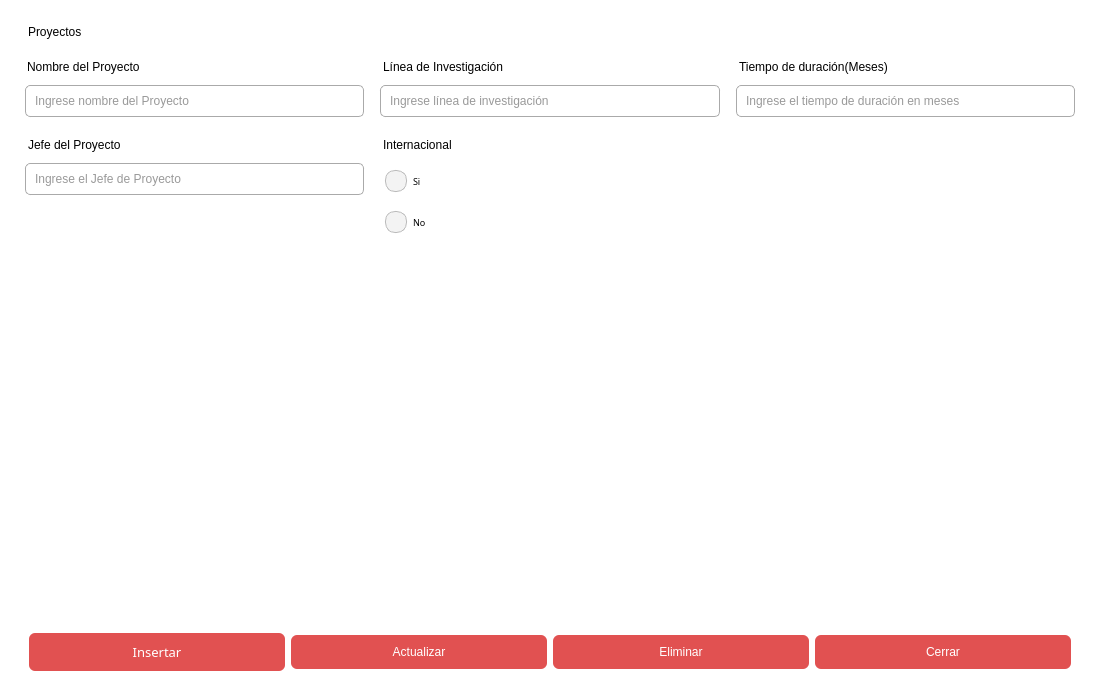
<?xml version="1.0" encoding="UTF-8"?>
<ui version="4.0">
 <class>Dialog</class>
 <widget class="QDialog" name="Dialog">
  <property name="geometry">
   <rect>
    <x>0</x>
    <y>0</y>
    <width>1100</width>
    <height>700</height>
   </rect>
  </property>
  <property name="minimumSize">
   <size>
    <width>1100</width>
    <height>700</height>
   </size>
  </property>
  <property name="windowTitle">
   <string>Gestionar Proyectos</string>
  </property>
  <property name="windowIcon">
   <iconset>
    <normaloff>../imgs/logo1.png</normaloff>../imgs/logo1.png</iconset>
  </property>
  <property name="styleSheet">
   <string notr="true">background-color:white;</string>
  </property>
  <layout class="QGridLayout" name="gridLayout_2">
   <item row="0" column="0">
    <widget class="QFrame" name="frame_2">
     <property name="minimumSize">
      <size>
       <width>1000</width>
       <height>500</height>
      </size>
     </property>
     <property name="styleSheet">
      <string notr="true">border-radius:6px;
background-color:white;</string>
     </property>
     <property name="frameShape">
      <enum>QFrame::StyledPanel</enum>
     </property>
     <property name="frameShadow">
      <enum>QFrame::Raised</enum>
     </property>
     <layout class="QGridLayout" name="gridLayout">
      <item row="7" column="0" colspan="3">
       <widget class="QFrame" name="frame">
        <property name="frameShape">
         <enum>QFrame::StyledPanel</enum>
        </property>
        <property name="frameShadow">
         <enum>QFrame::Raised</enum>
        </property>
        <layout class="QHBoxLayout" name="horizontalLayout">
         <item>
          <widget class="QPushButton" name="btn_insertar">
           <property name="font">
            <font>
             <family>Bahnschrift Light SemiCondensed</family>
             <pointsize>10</pointsize>
             <weight>50</weight>
             <italic>false</italic>
             <bold>false</bold>
            </font>
           </property>
           <property name="styleSheet">
            <string notr="true">QPushButton{
  width: 100%;
  padding: 10px;
  border-radius: 6px;
  line-height: 18px;
background-color:rgb(225, 81, 81);
  color:white;
font: 10pt &quot;Bahnschrift Light SemiCondensed&quot;;}

QPushButton:hover{
    background-color: rgb(113, 40, 40);}</string>
           </property>
           <property name="text">
            <string>Insertar</string>
           </property>
          </widget>
         </item>
         <item>
          <widget class="QPushButton" name="btn_actualizar">
           <property name="styleSheet">
            <string notr="true">QPushButton{
  width: 100%;
  padding: 10px;
  border-radius: 6px;
  line-height: 18px;
background-color:rgb(225, 81, 81);
  color:white;
font: 10pt &quot;Bahnschrift Light SemiCondensed&quot;;}

QPushButton:hover{
  background-color: rgb(113, 40, 40);}</string>
           </property>
           <property name="text">
            <string>Actualizar</string>
           </property>
          </widget>
         </item>
         <item>
          <widget class="QPushButton" name="btn_eliminar">
           <property name="styleSheet">
            <string notr="true">QPushButton{
  width: 100%;
  padding: 10px;
  border-radius: 6px;
  line-height: 18px;
background-color:rgb(225, 81, 81);
  color:white;
font: 10pt &quot;Bahnschrift Light SemiCondensed&quot;;}

QPushButton:hover{
  background-color: rgb(113, 40, 40);}</string>
           </property>
           <property name="text">
            <string>Eliminar</string>
           </property>
          </widget>
         </item>
         <item>
          <widget class="QPushButton" name="btn_cerrar">
           <property name="styleSheet">
            <string notr="true">QPushButton{
  width: 100%;
  padding: 10px;
  border-radius: 6px;
  line-height: 18px;
background-color:rgb(225, 81, 81);
  color:white;
font: 10pt &quot;Bahnschrift Light SemiCondensed&quot;;}

QPushButton:hover{
  background-color: rgb(113, 40, 40);}</string>
           </property>
           <property name="text">
            <string>Cerrar</string>
           </property>
          </widget>
         </item>
        </layout>
       </widget>
      </item>
      <item row="0" column="0">
       <widget class="QLabel" name="label">
        <property name="styleSheet">
         <string notr="true">margin: 5px;
font: 13pt &quot;Bahnschrift&quot;;</string>
        </property>
        <property name="text">
         <string>Proyectos</string>
        </property>
       </widget>
      </item>
      <item row="1" column="0">
       <widget class="QLabel" name="label_2">
        <property name="styleSheet">
         <string notr="true">margin: 10px 10px 5px 4px;
font: 9pt &quot;Bahnschrift Light SemiCondensed&quot;;
</string>
        </property>
        <property name="text">
         <string>Nombre del Proyecto</string>
        </property>
       </widget>
      </item>
      <item row="1" column="1">
       <widget class="QLabel" name="label_3">
        <property name="styleSheet">
         <string notr="true">margin: 10px 10px 5px 5px;
font: 9pt &quot;Bahnschrift Light SemiCondensed&quot;;
</string>
        </property>
        <property name="text">
         <string>Línea de Investigación</string>
        </property>
       </widget>
      </item>
      <item row="1" column="2">
       <widget class="QLabel" name="label_4">
        <property name="styleSheet">
         <string notr="true">margin: 10px 10px 5px 5px;
font: 9pt &quot;Bahnschrift Light SemiCondensed&quot;;
</string>
        </property>
        <property name="text">
         <string>Tiempo de duración(Meses)</string>
        </property>
       </widget>
      </item>
      <item row="2" column="0">
       <widget class="QLineEdit" name="txt_nombre_proyecto">
        <property name="styleSheet">
         <string notr="true">QLineEdit{
font: 25 9pt &quot;Bahnschrift Light SemiCondensed&quot;;
margin:0 5px 5px 5px;
outline:none;
border:1px solid #aaa;
padding:7px;
border-radius: 5px;
color: #333;
}

QLineEdit:focus{
border: 1px solid rgb(225, 81, 81);

}
</string>
        </property>
        <property name="alignment">
         <set>Qt::AlignLeading|Qt::AlignLeft|Qt::AlignVCenter</set>
        </property>
        <property name="placeholderText">
         <string>Ingrese nombre del Proyecto</string>
        </property>
       </widget>
      </item>
      <item row="5" column="1">
       <widget class="QRadioButton" name="rbtn_no">
        <property name="font">
         <font>
          <family>Bahnschrift Light SemiCondensed</family>
          <pointsize>7</pointsize>
          <weight>50</weight>
          <italic>false</italic>
          <bold>false</bold>
         </font>
        </property>
        <property name="styleSheet">
         <string notr="true">QRadioButton{font: 7pt &quot;Bahnschrift Light SemiCondensed&quot;;
margin: 0 5px 0 5px;


padding:5px;
    border-radius:          10px;
}

QRadioButton::indicator {
    width:                  10px;
    height:                 10px;
    border-radius:          10px;
padding:5px;
}

QRadioButton::indicator:checked {
    background-color:      rgb(225, 81, 81);

}

QRadioButton::indicator:unchecked {
    background-color:       #f3f3f3;
border-radius: 10px;
    border:                 1px solid #bbbbbb;
}
</string>
        </property>
        <property name="text">
         <string>No</string>
        </property>
       </widget>
      </item>
      <item row="4" column="1">
       <widget class="QRadioButton" name="rbtn_si">
        <property name="font">
         <font>
          <family>Bahnschrift Light SemiCondensed</family>
          <pointsize>7</pointsize>
          <weight>50</weight>
          <italic>false</italic>
          <bold>false</bold>
         </font>
        </property>
        <property name="styleSheet">
         <string notr="true">QRadioButton{font: 7pt &quot;Bahnschrift Light SemiCondensed&quot;;
margin: 0 5px 0 5px;



padding:5px;
    border-radius:          10px;
}

QRadioButton::indicator {
    width:                  10px;
    height:                 10px;
    border-radius:          10px;
padding:5px;
}

QRadioButton::indicator:checked {
    background-color:      rgb(225, 81, 81);

}

QRadioButton::indicator:unchecked {
    background-color:       #f3f3f3;
border-radius: 10px;
    border:                 1px solid #bbbbbb;
}</string>
        </property>
        <property name="text">
         <string>Si</string>
        </property>
       </widget>
      </item>
      <item row="3" column="1">
       <widget class="QLabel" name="label_10">
        <property name="styleSheet">
         <string notr="true">margin: 10px 10px 5px 5px;
font: 9pt &quot;Bahnschrift Light SemiCondensed&quot;;
</string>
        </property>
        <property name="text">
         <string>Internacional</string>
        </property>
       </widget>
      </item>
      <item row="2" column="1">
       <widget class="QLineEdit" name="txt_linea_investigacion">
        <property name="styleSheet">
         <string notr="true">QLineEdit{
font: 25 9pt &quot;Bahnschrift Light SemiCondensed&quot;;
margin:0 5 5 5;
outline:none;
border:1px solid #aaa;
padding:7px;
border-radius: 5px;
color: #333;

}

QLineEdit:focus{
border: 1px solid rgb(225, 81, 81);

}
</string>
        </property>
        <property name="alignment">
         <set>Qt::AlignLeading|Qt::AlignLeft|Qt::AlignVCenter</set>
        </property>
        <property name="placeholderText">
         <string>Ingrese línea de investigación</string>
        </property>
       </widget>
      </item>
      <item row="2" column="2">
       <widget class="QLineEdit" name="txt_tiempo_duracion">
        <property name="styleSheet">
         <string notr="true">QLineEdit{
font: 25 9pt &quot;Bahnschrift Light SemiCondensed&quot;;
margin:0 5 5 5;
outline:none;
border:1px solid #aaa;
padding:7px;
border-radius: 5px;
color: #333;
}

QLineEdit:focus{
border: 1px solid rgb(225, 81, 81);

}
</string>
        </property>
        <property name="alignment">
         <set>Qt::AlignLeading|Qt::AlignLeft|Qt::AlignVCenter</set>
        </property>
        <property name="placeholderText">
         <string>Ingrese el tiempo de duración en meses</string>
        </property>
       </widget>
      </item>
      <item row="6" column="0" colspan="3">
       <widget class="QTableWidget" name="tabla_proyectos">
        <property name="layoutDirection">
         <enum>Qt::LeftToRight</enum>
        </property>
        <property name="styleSheet">
         <string notr="true">QHeaderView::section{
font: 8pt &quot;Bahnschrift Light SemiCondensed&quot;;
}

QTableWidget QtableCornerButton::section{
font: 8pt &quot;Bahnschrift Light SemiCondensed&quot;;
border: solid 1px black;


}
QTableWidget{font: 8pt &quot;Bahnschrift Light SemiCondensed&quot;;
border:solid 1px gray;
margin:20px 0px 10px 120px;
}
</string>
        </property>
       </widget>
      </item>
      <item row="3" column="0">
       <widget class="QLabel" name="label_6">
        <property name="styleSheet">
         <string notr="true">margin: 10px 10px 5px 5px;
font: 9pt &quot;Bahnschrift Light SemiCondensed&quot;;
</string>
        </property>
        <property name="text">
         <string>Jefe del Proyecto</string>
        </property>
       </widget>
      </item>
      <item row="4" column="0">
       <widget class="QLineEdit" name="txt_jefe_proyecto">
        <property name="styleSheet">
         <string notr="true">QLineEdit{
font: 25 9pt &quot;Bahnschrift Light SemiCondensed&quot;;
margin:0 5 5 5;
outline:none;
border:1px solid #aaa;
padding:7px;
border-radius: 5px;
color: #333;
}

QLineEdit:focus{
border: 1px solid rgb(225, 81, 81);

}
</string>
        </property>
        <property name="alignment">
         <set>Qt::AlignLeading|Qt::AlignLeft|Qt::AlignVCenter</set>
        </property>
        <property name="placeholderText">
         <string>Ingrese el Jefe de Proyecto</string>
        </property>
       </widget>
      </item>
     </layout>
    </widget>
   </item>
  </layout>
 </widget>
 <resources/>
 <connections/>
</ui>
